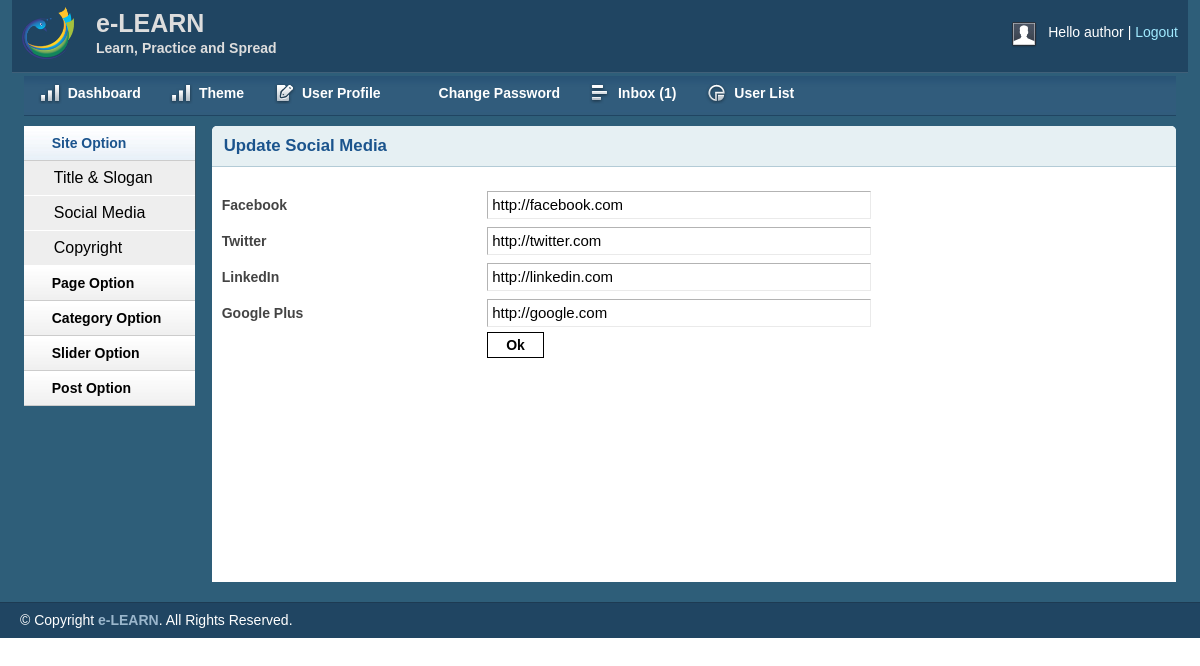
The page /admin/social.php (signed in) on the database its author committed.
### tables this page shows
CREATE TABLE `tbl_social` (
  `id` int(11) NOT NULL,
  `fb` varchar(255) NOT NULL,
  `tw` varchar(255) NOT NULL,
  `ln` varchar(255) NOT NULL,
  `gp` varchar(255) NOT NULL
);

### lib/Database.php (called while the page is built, shortened)
<?php
Class Database{
	public $host   = DB_HOST;
	public $user   = DB_USER;
	public $pass   = DB_PASS;
	public $dbname = DB_NAME;
	public $link;
	private function connectDB(){
	$this->link = new mysqli($this->host, $this->user, $this->pass, $this->dbname);
 }
	public function select($query){
		$result = $this->link->query($query) or die($this->link->error.__LINE__);
		if($result->num_rows > 0){
			return $result;
		} else {
			return false;
		}
	}
}

### lib/Session.php (called while the page is built, shortened)
<?php
class Session{
    public static function get($key){
        if(isset($_SESSION[$key])){
            return $_SESSION[$key];
        }else{
            return false;
        }
    }
}
?>

### admin/social.php (the view, shortened to what this page needs)
<?php include 'inc/header.php'; ?>
<?php include 'inc/sidebar.php'; ?>
<div class="grid_10">
    <div class="box round first grid">
        <h2>Update Social Media</h2>
        <div class="block">
            <?php
                $query = "select * from tbl_social where id='1';";
                $social = $db->select($query);
                if($social){
                    while($result = $social->fetch_assoc()){
            ?>
         <form action="" method="post">
            <table class="form">
                <tr>
                    <td>
                        <label>Facebook</label>
                    </td>
                    <td>
                        <input type="text" name="fb" value="<?php echo $result['fb']; ?>" class="medium" />
                    </td>
                </tr>
                 <tr>
                    <td>
                        <label>Twitter</label>
                    </td>
                    <td>
                        <input type="text" name="tw" value="<?php echo $result['tw']; ?>" class="medium" />
                    </td>
                </tr>
                 <tr>
                    <td>
                        <label>LinkedIn</label>
                    </td>
                    <td>
                        <input type="text" name="ln" value="<?php echo $result['ln']; ?>" class="medium" />
                    </td>
                </tr>
                 <tr>
                    <td>
                        <label>Google Plus</label>
                    </td>
                    <td>
                        <input type="text" name="gp" value="<?php echo $result['gp']; ?>" class="medium" />
                    </td>
                </tr>
                 <tr>
                    <td></td>
                    <td>
                        <?php if(Session::get('userRole') =='0'){?>
                            <input type="submit" name="submit" Value="Update" />
                            <?php }else{ ?>
                            <a href="index.php" style="border:1px solid black;padding:4px 18px;">Ok</a>
                        <?php } ?>
                    </td>
                </tr>
            </table>
            </form>
            <?php } } ?>
        </div>
    </div>
</div>
<?php include 'inc/footer.php'; ?>

### admin/css/layout.css (style rules this page uses)
body { background: #fff none repeat scroll 0 0; color: #444; font-size: 14px; padding: 0; }
a { color: #000; font-weight:bold; text-decoration: none; }
h1, h2, h3, h4, h5, h6 { line-height:1.2em; margin-bottom:.3em; }
h2 { margin-top:1em; }
.box { background:#fff; margin-bottom:20px; padding:10px 10px 10px 10px; margin-left:-8px; }
.box.grid { padding-bottom:40px; }
.box.round { -moz-border-radius: 5px 5px 0px 0px; -webkit-border-radius: 5px 5px 0px 0px; border-radius: 5px 5px 0px 0px; }
.box h2 { font-size:1.2em; font-weight:bold; color:#1B548D; background:#E6F0F3; margin:-10px -10px 0 -10px; padding:10px 12px; border-bottom:1px solid #B3CBD6; -moz-border-radius: 5px 5px 0px 0px; -webkit-border-radius: 5px 5px 0px 0px; border-radius: 5px 5px 0px 0px; }
.box.first { min-height: 406px; }
.block { padding-top:20px; }
table.form { width:100%; }
table.form td { padding:4px 0px; }
table.form label { font-weight:bold; }
table.form input, table.form select { font-size: 15px; padding: 4px 4px 5px 4px; border-top: 1px solid #b3b3b3; border-left: 1px solid #b3b3b3; border-right: 1px solid #eaeaea; border-bottom: 1px solid #eaeaea; }
input.medium { width: 55%; }
.block { padding-bottom:1px; }

### rows shown on the page
tbl_social: fb "http://facebook.com", tw "http://twitter.com", ln "http://linkedin.com", gp "http://google.com"

### other values the page prints
Session::get('username') "author"
$count "1"
